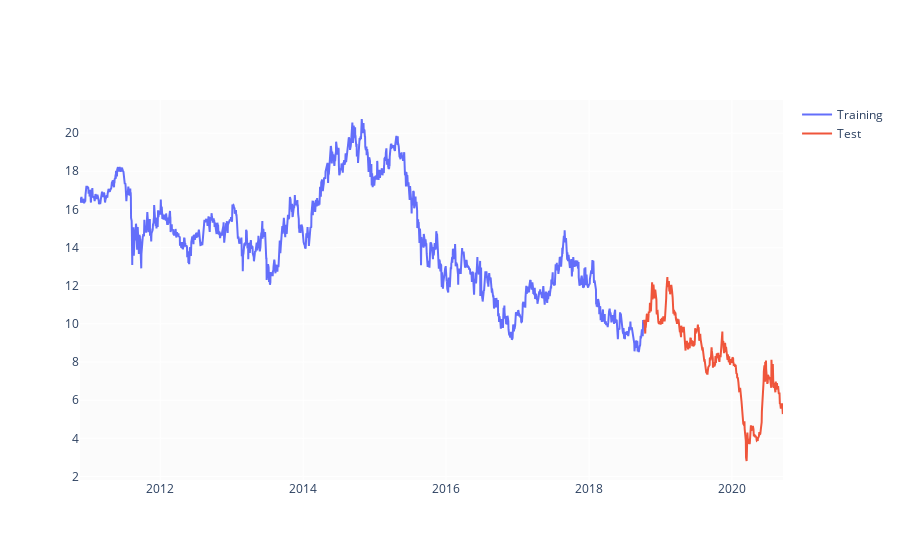

Notebook cell for this chart:
### Markdown cell above
### Split data

### Code cell
test_size = 0.2

test_split_idx = int(df.shape[0] * (1-test_size))

train_df = df.loc[:test_split_idx].copy()
test_df = df.loc[test_split_idx+1:].copy()

fig = go.Figure()
fig.add_trace(go.Scatter(x=train_df.Data, y=train_df.Otwarcie, name='Training'))
fig.add_trace(go.Scatter(x=test_df.Data, y=test_df.Otwarcie, name='Test'))
fig.show()

### Figure 1 — Plotly figure (JSON) as saved in the notebook; plotly's stock layout.template omitted (floating-point values rounded to 4 significant figures; data arrays with more than 128 entries replaced by an {"elided": "..."} marker saying what was removed)
{"data": [{"name": "Training", "type": "scatter", "x": {"elided": "1970 str values"}, "y": {"elided": "1970 float values"}}, {"name": "Test", "type": "scatter", "x": {"elided": "492 str values"}, "y": {"elided": "492 float values"}}], "layout": {}}
